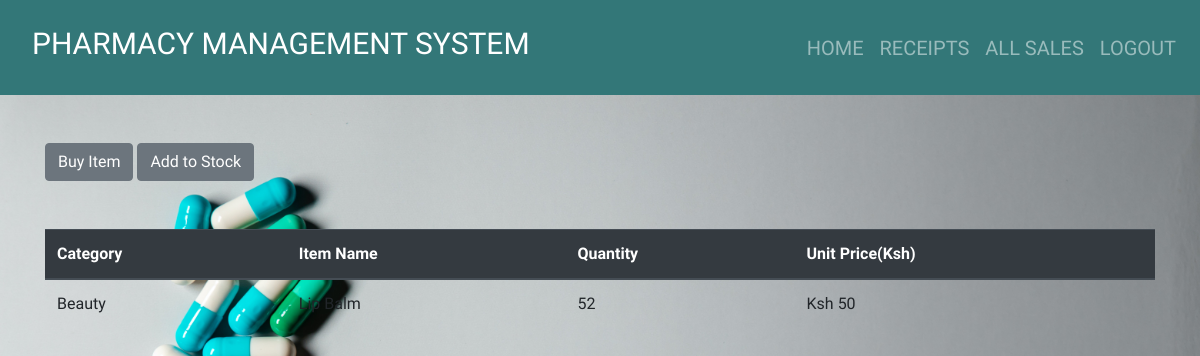
/home/5/ (signed in), run on the app's committed database.
### product_app/models.py (models this page shows, shortened)
class Product(models.Model):
    category_name = models.ForeignKey(Category, on_delete = models.CASCADE,null = True, blank = True )
    item_name = models.CharField(max_length = 50, null = True, blank = True)
    total_quantity = models.IntegerField(default = 0, null = True, blank = True)
    issued_quantity = models.IntegerField(default = 0, null = True, blank = True)
    received_quantity = models.IntegerField(default = 0, null = True, blank = True)
    unit_price = models.IntegerField(default=0, null=True, blank=True)

class Category(models.Model):
    name = models.CharField(max_length = 50, null = True, blank = True)
    def __str__(self):
        return self.name

### product_app/views.py (the view)
# urls.py: path('home/<int:product_id>/', views.product_detail, name='product_detail'),
@login_required
def product_detail(request, product_id):
    product = Product.objects.get(id = product_id)
    return render(request, 'products/product_detail.html', {'product': product})

### templates/products/product_detail.html
{% extends 'products/base.html'%} {% block content%}
<br></br>
<div class = "container">
    <a href="{% url 'issue_item' product.id %}" ><input type="submit" value="Buy Item" class="btn btn-secondary" btn type="button"/></a>
    <a href="{% url 'add_to_stock' product.id %}" ><input type= "submit" value="Add to Stock" class="btn btn-secondary btn" type="button"/></a>
</div>
<br></br>
<div class = "container">
  <table class="table">
    <thead class="thead-dark">
      <tr>
        <th scope="col">Category</th>
        <th scope="col">Item Name</th>
        <th scope="col">Quantity</th>
        <th scope="col">Unit Price(Ksh)</th>
      </tr>
    </thead>
    <tbody>
      <tr>
        <td>{{product.category_name}}</td>
        <td>{{product.item_name}}</td>
        <td>{{product.total_quantity}}</td>
        <td>Ksh {{product.unit_price}}</td>
      </tr>
    </tbody>
  </table>
</div>
{% endblock%}

### product_app/static/css/main.css (style rules this page uses)
html,body { position: relative; overflow-x: hidden; background: url('/static/images/img6.jpg'); width: 100% !important; height: 100vh; display: table; position: relative; background-position: center; background-attachment: scroll; -o-background-size: cover; -moz-background-size: cover; -webkit-background-size: cover; background-size: cover; background-repeat: no-repeat; }
body { background-color: hsl(0, 0%, 98%); font-family: 'raleway'; }

### data on the page
Product: category_name "Beauty", item_name "Lip Balm", total_quantity "52", unit_price "50"
